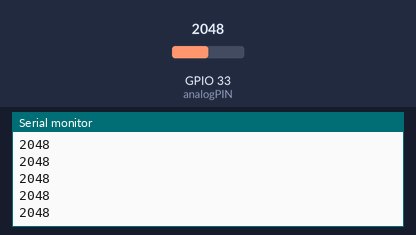
Recording of a sketch running on a simulated ESP32. Parts: the last lines printed to the serial monitor. The inputs (shaded band) are chosen by the test bench; at power-on: GPIO 33 (analogPIN) = 2048.

Above: at 1.2 s.
1.3 s: GPIO 33 (analogPIN) set to 2866
At 1.31 s:
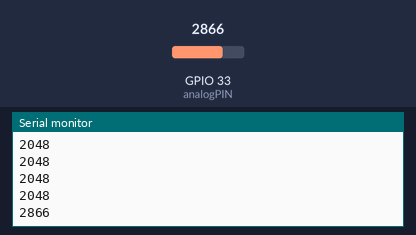
2.8 s: GPIO 33 (analogPIN) set to 3603
At 2.81 s:
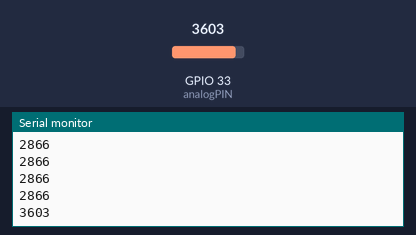
Timing chart, 0 to 5.8 s (numbered marks = the images above; inputs shaded):
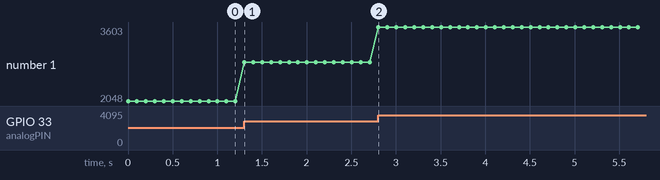

Measured:
- after the input at 1.3 s, the serial monitor: prints a new line at once (image 1)
- after the input at 2.8 s, the serial monitor: prints a new line at once (image 2)
- plotted number 1: 2048 → 2866 after the input at 1.3 s, 2866 → 3603 after the input at 2.8 s

The sketch:

sensorTest.ino
```cpp
#define analogPIN 33

void setup() {
   Serial.begin(115200);
}

void loop()
{
   int x = analogRead( analogPIN );
   Serial.println( x );
   delay(100);
}
```
